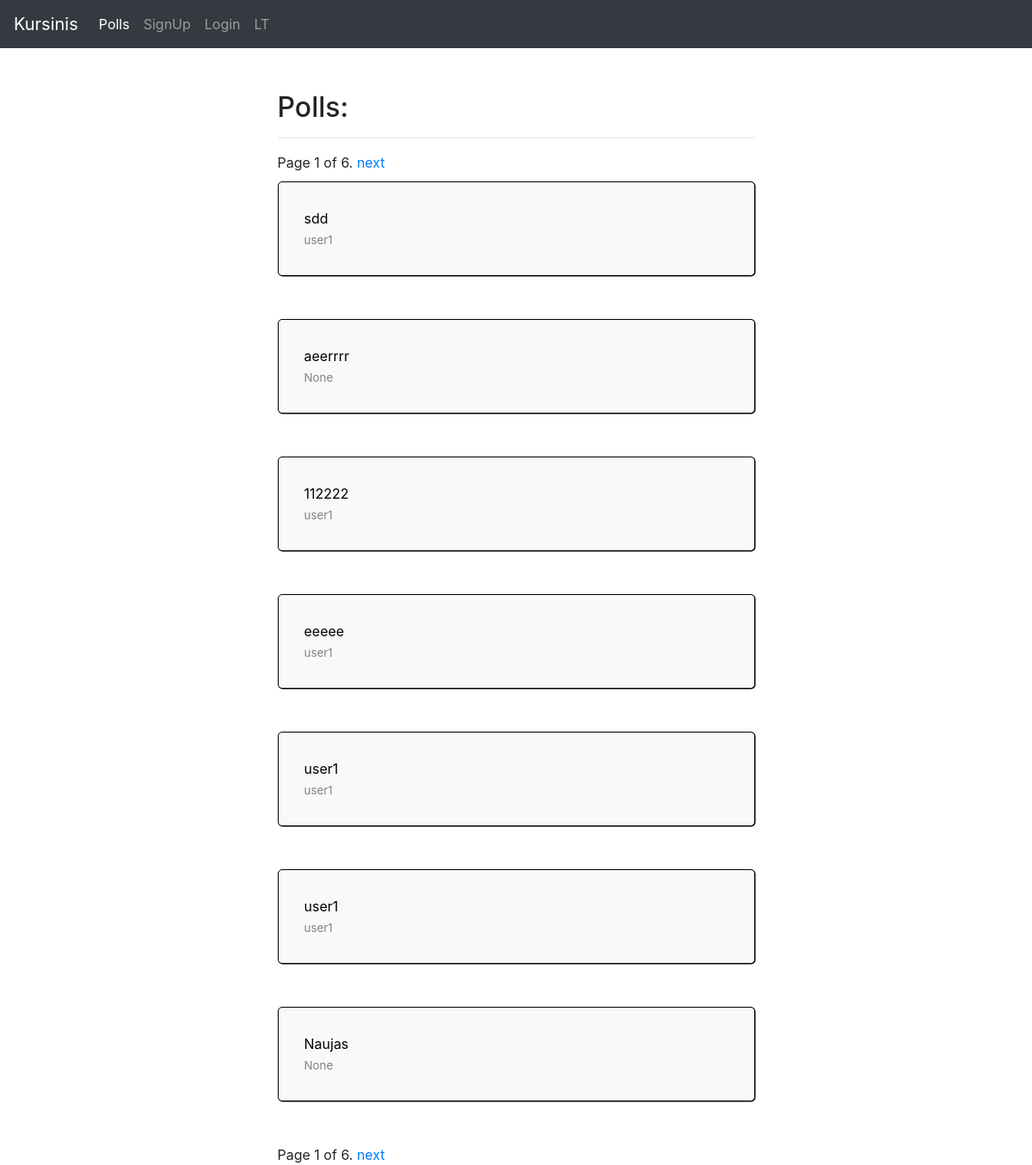
The page /polls/ on the database as committed earlier.
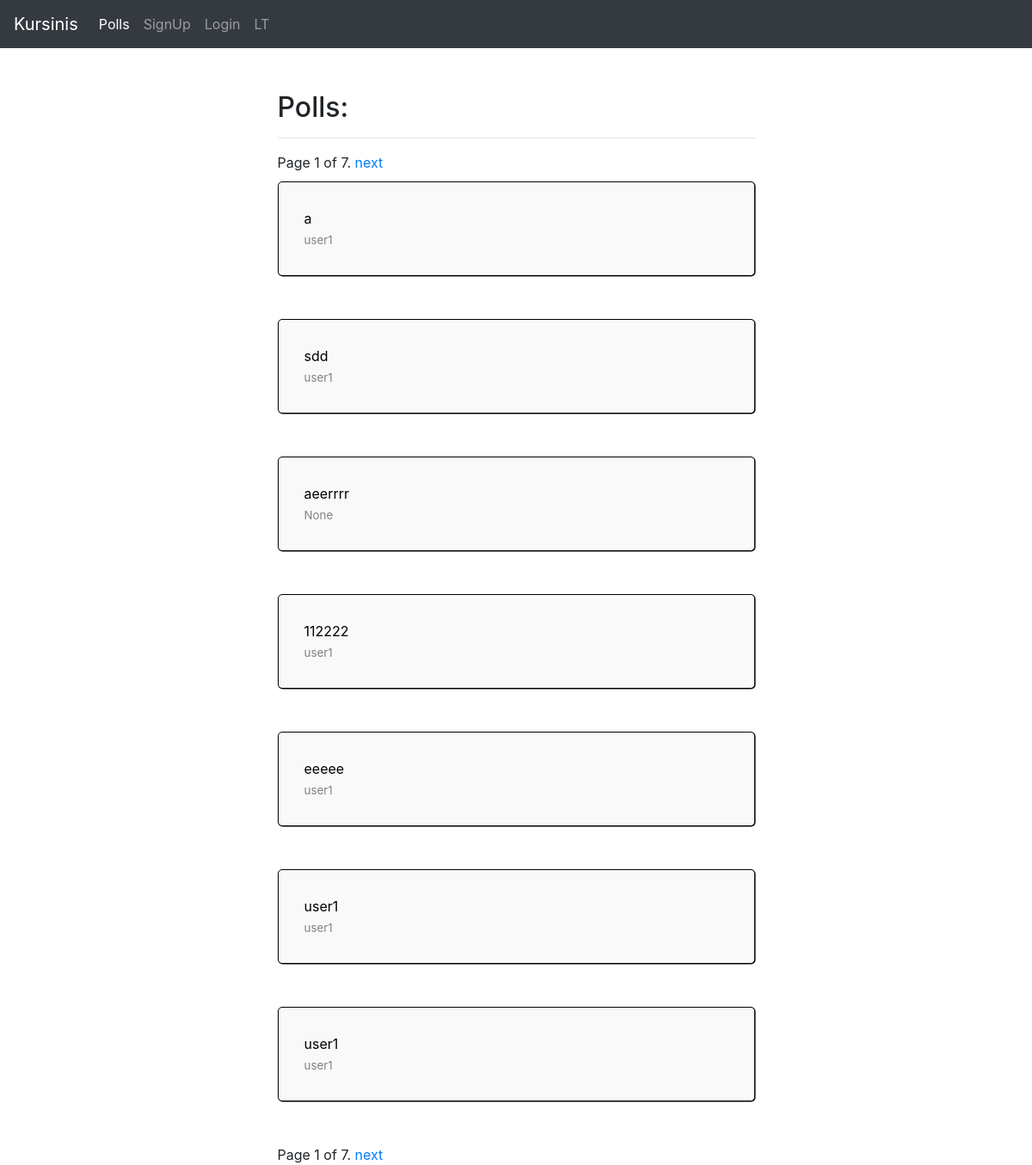
The same page on the database as committed later.
### polls/models.py (models this page shows, shortened)
class Question(models.Model):
    question_text = models.CharField(_("Question text"), max_length=200)
    created_at = models.DateTimeField('date_created_at', auto_now_add=True)
    user = models.ForeignKey(User, on_delete=models.CASCADE, null=True)
    groups = models.ManyToManyField(Group)

### polls/views.py (the view)
# urls.py: path('polls/', views.PollsView.as_view(), name='polls'),
class PollsView(generic.ListView):
    model = Question
    template_name = 'polls/polls.html'
    context_object_name = 'latest_poll_list'
    paginate_by = 7
    def get_queryset(self):
        if self.request.user.is_authenticated:
            return Question.objects.filter(groups__in=self.request.user.groups.all()).order_by('-created_at')
        else:
            return Question.objects.order_by('-created_at')

### kursinis/context_processors.py (called while the page is built)
def language_code(request):
    return {'LANGUAGE_CODE': request.LANGUAGE_CODE}

def language_url(request):
    if request.LANGUAGE_CODE == 'lt':
        return {
            'language_url':
            ""+(request.get_full_path().split('/lt', 2)[1])
        }
    else:
        return {
            'language_url':
                "/lt"+(request.get_full_path())
        }

### polls/templates/polls/polls.html (shortened to what this page needs)
{% extends "website/base.html" %}
{% load i18n %}
{% block content %}
{% load static %}
<link rel="stylesheet" href="{% static 'polls/style.css' %}" type="text/css">
<div class="col mx-auto">
    <div class="mx-auto col-md-6">
        <h2>{% trans "Polls" %}:</h2>
        <hr>
    {% if latest_poll_list %}
    {% include "polls/pagination.html" %}
    {% for question in latest_poll_list %}
    <div class="question ">
        <a href="{% url 'polls:detail' question.id %}">
            <div class="question-text">{{ question.question_text }} <br> <span class="question-user-text">{{ question.user }}</span></div>
        </a>
    </div>
    {% endfor %}
    {% include "polls/pagination.html" %}
{% else %}
    <p>{% trans "No polls are available." %}</p>
{% endif %}
</div>
</div>
{% endblock %}

Rows that differ between the two databases and show on the page:
no longer on this page (row unchanged): Question: question_text "Naujas", user "None"
added Question: question_text "a", user "user1"
Other text that changed with them:
{{ page_obj.paginator.num_pages }}: "6 6" → "7 7"
